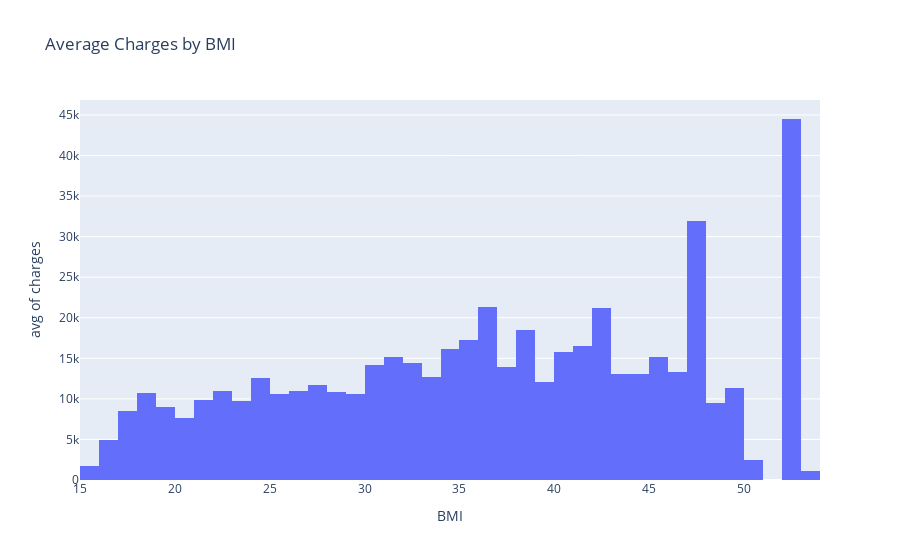

Notebook cell for this chart:
### Markdown cell above
The region a customer lives in doesn't seem to significantly impact the amount they pay.

### Code cell
fig3 = px.histogram(df, x='bmi', y='charges', histfunc='avg',
                   title="Average Charges by BMI",
                   labels={'bmi':'BMI', 'avg of charges':'Average Charges'})

fig3.show()

### Figure 1 — Plotly figure (JSON) as saved in the notebook; plotly's stock layout.template omitted (floating-point values rounded to 4 significant figures; data arrays with more than 128 entries replaced by an {"elided": "..."} marker saying what was removed)
{"data": [{"alignmentgroup": "True", "bingroup": "x", "histfunc": "avg", "hovertemplate": "BMI=%{x}<br>avg of charges=%{y}<extra></extra>", "legendgroup": "", "marker": {"color": "#636efa"}, "name": "", "offsetgroup": "", "orientation": "v", "showlegend": false, "type": "histogram", "x": {"elided": "1338 float values"}, "xaxis": "x", "y": {"elided": "1338 float values"}, "yaxis": "y"}], "layout": {"barmode": "relative", "legend": {"tracegroupgap": 0}, "title": {"text": "Average Charges by BMI"}, "xaxis": {"anchor": "y", "domain": [0, 1], "title": {"text": "BMI"}}, "yaxis": {"anchor": "x", "domain": [0, 1], "title": {"text": "avg of charges"}}}}
